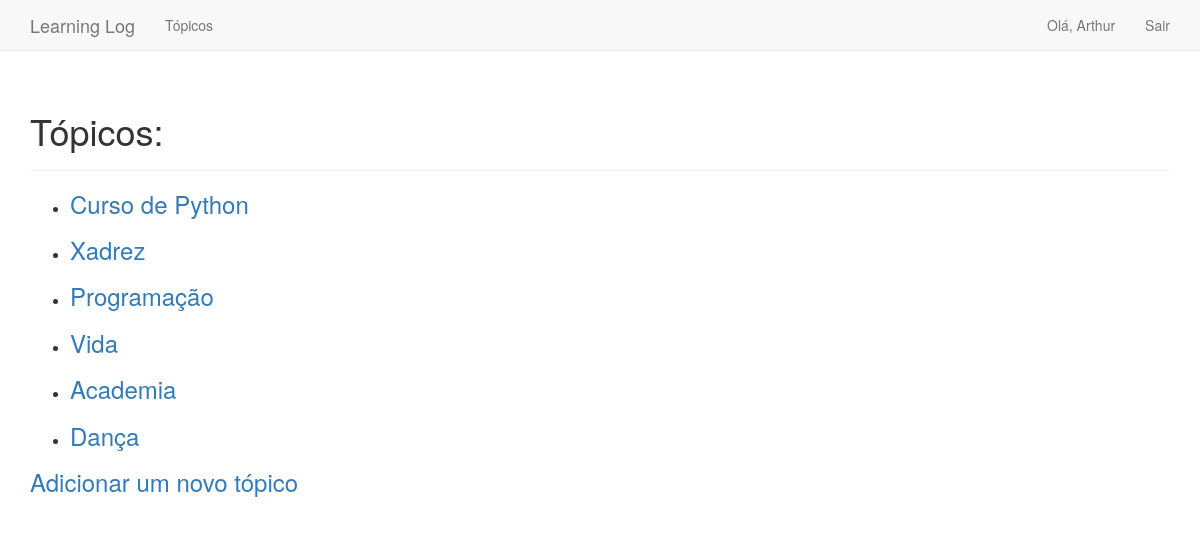
Page /topics/ (signed in) on the earlier database version.
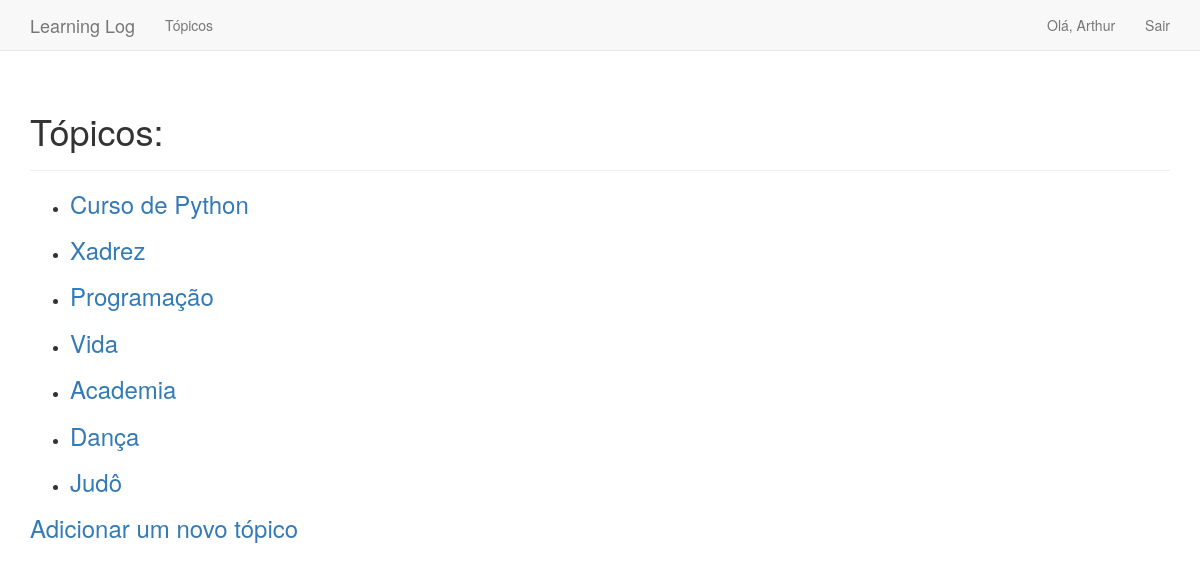
Same page on the later database version.
### learning_logs/models.py (models this page shows)
class Topic(models.Model): # Define um modelo/tabela chamado Topic
    text = models.CharField(max_length=200) # Define um campo de texto com no máximo 200 caracteres
    date_added = models.DateTimeField(auto_now_add=True) # Define um campo de data e hora que armazena a data e hora atuais
    owner = models.ForeignKey(User, on_delete=models.CASCADE)
    class Meta:
        verbose_name_plural = 'topics' # Define o plural de 'Topic' como 'topics', passando essa informação para que o Django não adicione um 's' ao final do nome da tabela
    def __str__(self):
        return self.text # Retorna o texto do campo text

### learning_logs/views.py (the view)
# urls.py: path('topics/', views.topics, name='topics'), # Define a URL para a página topics.html
@login_required
def topics(request):
    topics = Topic.objects.filter(owner=request.user).order_by('date_added') # Busca todos os objetos Topic e os ordena por data de criação / Topic é um modelo/tabela do banco de dados, criado em models.py
    context = {'topics' : topics} # Cria um dicionário com a chave 'topics' e o valor topics, que contém todos os objetos da tabela Topic
    return render(request, 'learning_logs/topics.html', context) # Renderiza a página topics.html, passando o dicionário context [criado acima] como argumento

### learning_logs/templates/learning_logs/topics.html
{% extends "learning_logs/base.html" %}
{% block header %}
<h1>Tópicos:</h1>
{% endblock header %}
{% block content %}
    <ul>
        {% for topic in topics %}
            <li>
                <h3>
                    <a href= "{% url 'topic' topic.id %}">{{ topic }}</a>
                </h3>
            </li>
        {% empty %}
            <li>Não há tópicos adicionados.</li>
        {% endfor %}
    </ul>
    <h3>
        <a href="{% url 'new_topic' %}">Adicionar um novo tópico</a>
    </h3>
    {% endblock content %}

Differences in the rows shown:
added Topic: text "Judô"
